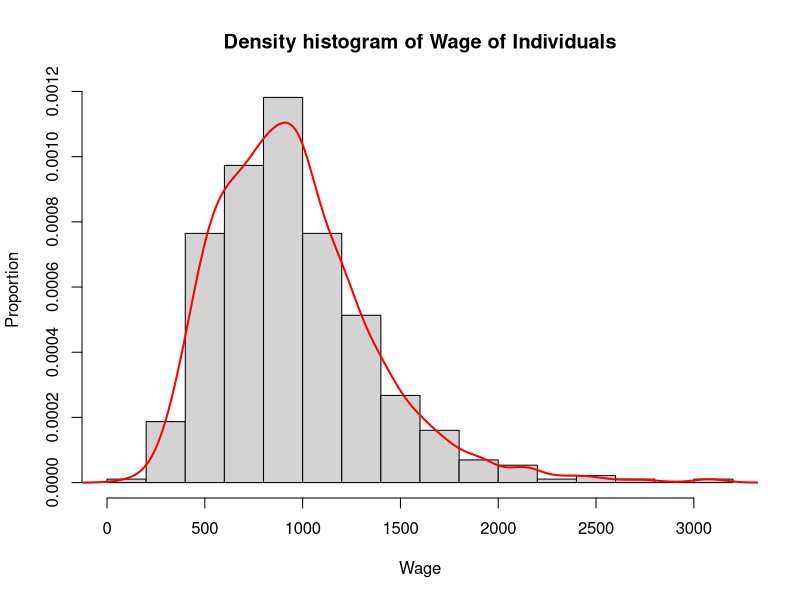
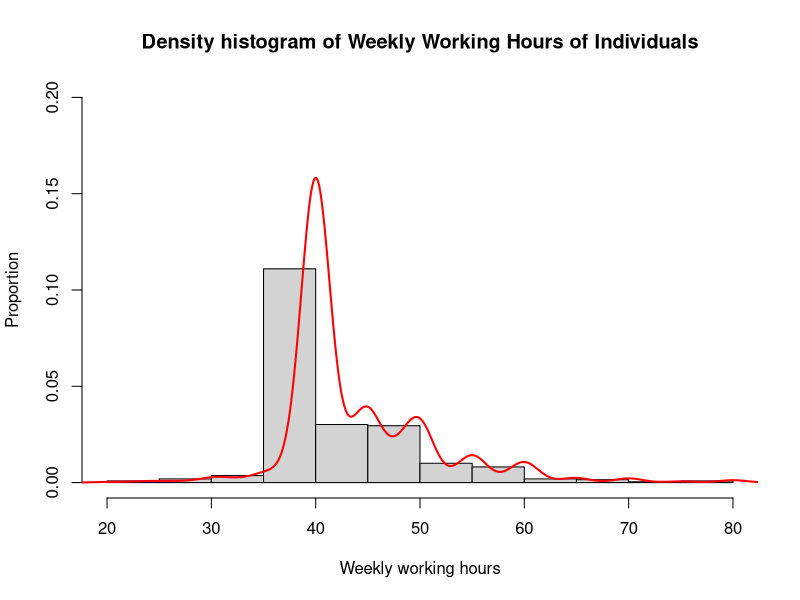
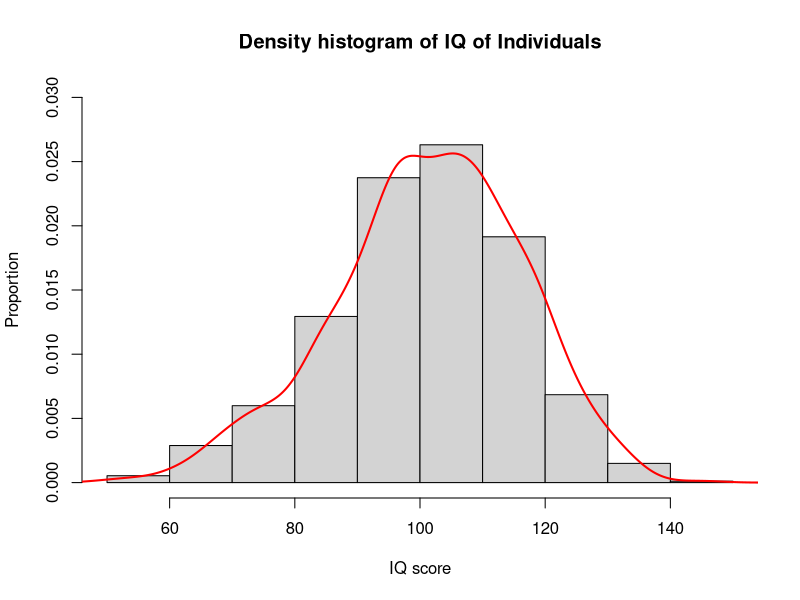
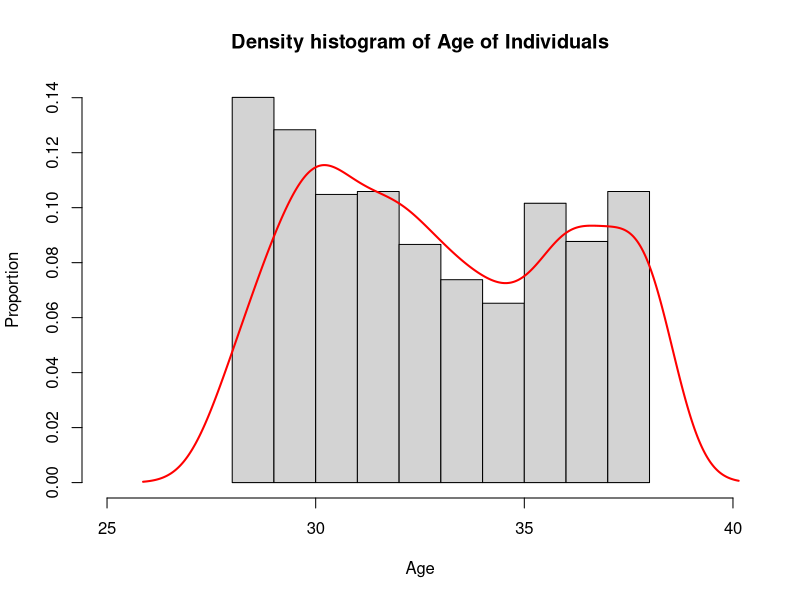
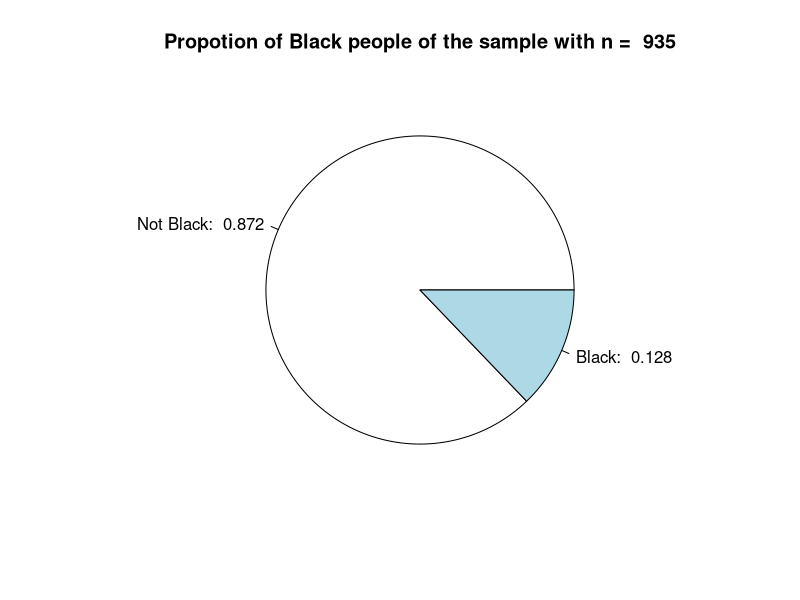
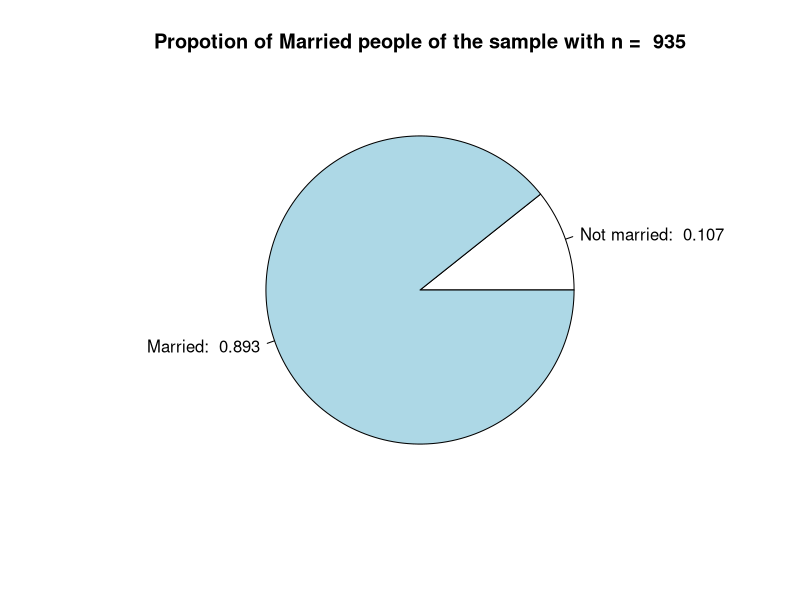

Reproduce these figures in R, in order.
# Title     : TODO
# Objective : TODO
# Created by: dlqkhang8
# Created on: 12/5/20

library(readxl)
wage_data <- read_excel('wage5.xlsx')

hist(wage_data$wage, main = "Density histogram of Wage of Individuals",
     ylab = "Proportion",
     xlab = "Wage",
     probability = TRUE)

lines(density(wage_data$wage), lwd = 2, col = "red")

hist(wage_data$hours, main = "Density histogram of Weekly Working Hours of Individuals",
     ylab = "Proportion",
     xlab = "Weekly working hours",
     probability = TRUE,
     ylim = c(0, 0.2))

lines(density(wage_data$hours), lwd = 2, col = "red")

hist(wage_data$IQ, main = "Density histogram of IQ of Individuals",
     ylab = "Proportion",
     xlab = "IQ score",
     probability = TRUE,
     ylim = c(0, 0.03))

lines(density(wage_data$IQ), lwd = 2, col = "red")

hist(wage_data$age, main = "Density histogram of Age of Individuals",
     ylab = "Proportion",
     xlab = "Age",
     probability = TRUE,
     xlim =c(25, 40))

lines(density(wage_data$age), lwd = 2, col = "red")

black_propotion <- round(sum(wage_data$black) / length(wage_data$black), 3)
black_label <- paste("Black: ", toString(black_propotion))
not_black_label <- paste("Not Black: ", toString(1 - black_propotion))
title_black <- paste("Propotion of Black people of the sample with n = ",
                     toString(length(wage_data$black)))
pie(table(wage_data$black),
    labels = c(not_black_label, black_label),
    main = title_black)


married_propotion <- round(sum(wage_data$married / length(wage_data$married)), 3)
married_label <- paste("Married: ", toString(married_propotion))
not_married_label <- paste("Not married: ", toString(1 - married_propotion))
title_married <- paste("Propotion of Married people of the sample with n = ",
                       toString(length(wage_data$married)))

pie(table(wage_data$married),
    labels = c(not_married_label, married_label),
    main = title_married)
